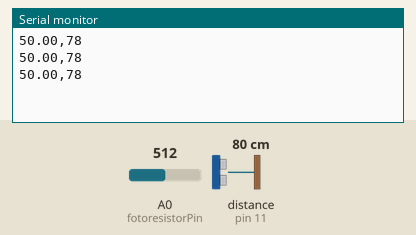
Bench run of a sketch on a simulated Arduino Uno, built with avr-gcc and run on an emulated ATmega328P. Shown: the last lines printed to the serial monitor. Wiring (inferred from the names in the program): ultrasonic range finder: trigger pin 12; echo pin 11. The test bench sets the inputs (shaded band); at power-on: distance to the obstacle (sensor on pin 11) 80 cm, A0 (fotoresistorPin) = 512. The echo pulse lasts 58.3 µs per cm.

Above: at 1.3 s.
1.4 s: distance to the obstacle (sensor on pin 11) set to 2 cm
At 1.9 s:
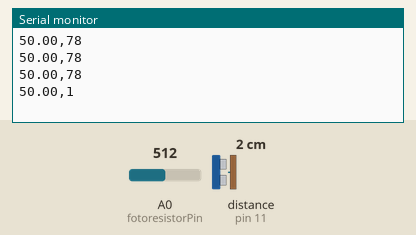
2.9 s: A0 (fotoresistorPin) set to 716
At 3.4 s:
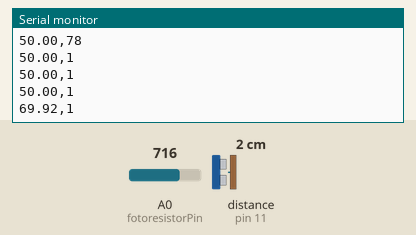
4.4 s: distance to the obstacle (sensor on pin 11) set to 4 cm
At 4.9 s:
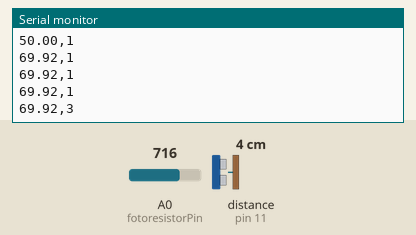
5.9 s: A0 (fotoresistorPin) set to 900
At 6.4 s:
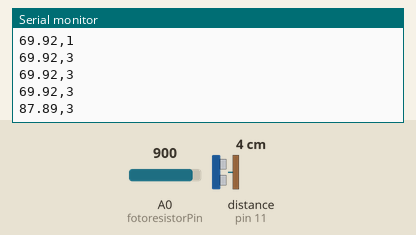
Timing chart, 0 to 8.4 s (numbered marks = the images above; inputs shaded):
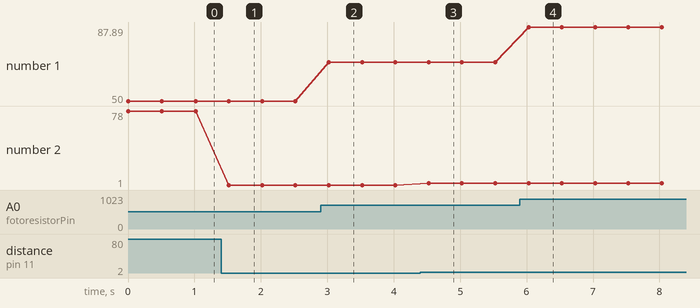

The sketch:

sketch_may2a.ino
```cpp
const int trigPin = 12;
const int echoPin = 11;
const int fotoresistorPin = A0;
int hodnotaSvetla;
float hodnotaSvetlado100;

void setup() {
  Serial.begin(9600);
  pinMode(trigPin, OUTPUT);
  pinMode(echoPin, INPUT);
}

void loop() {
  hodnotaSvetla = analogRead(fotoresistorPin);
  hodnotaSvetlado100 = (hodnotaSvetla / 1024.0) * 100.0;
  digitalWrite(trigPin, LOW);
  delayMicroseconds(2);
  digitalWrite(trigPin, HIGH);
  delayMicroseconds(10);
  digitalWrite(trigPin, LOW);
  long duration = pulseIn(echoPin, HIGH);
  int vzdalenost = duration * 0.034 / 2;
  Serial.print(hodnotaSvetlado100, 2);
  Serial.print(",");
  // Serial.print("Vzdalenost: ");
  Serial.println(vzdalenost);
  // Serial.println(" cm");
  delay(500);
}
```

Measured:
- after the input at 1.4 s, the serial monitor: prints a new line after 0.12 s (image 1)
- after the input at 2.9 s, the serial monitor: prints a new line after 0.12 s (image 2)
- after the input at 4.4 s, the serial monitor: prints a new line after 0.13 s (image 3)
- after the input at 5.9 s, the serial monitor: prints a new line after 0.13 s (image 4)
- plotted number 1: 50 → 69.92 after the input at 2.9 s, 69.92 → 87.89 after the input at 5.9 s
- plotted number 2: 78 → 1 after the input at 1.4 s, 1 → 3 after the input at 4.4 s
